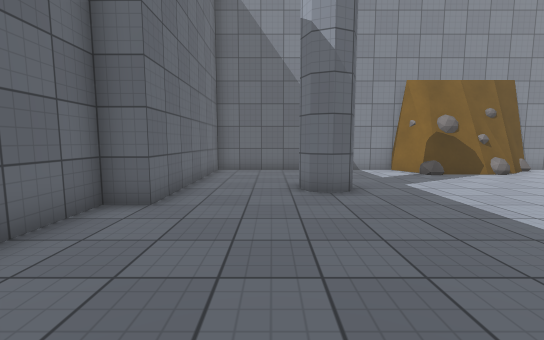
view 1 (above)

16 first-person views from a walk through a Unity game level. The camera is 1.3 m above the floor, tilts 6° down and sees 90° across. The floor is counted in squares, 1 m on a side. Each view is taken from the middle of a square. On the plan, view 1 faces up. The plan holds only what a view shows up to about 13 squares ahead; the rest is blank. The place goes on beyond the plan. Surface patterns are stand-ins for the level's own textures.

view 2
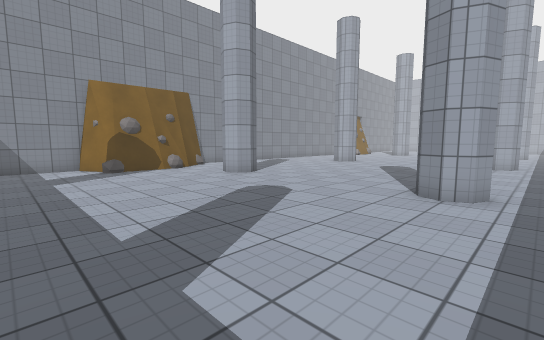

view 3
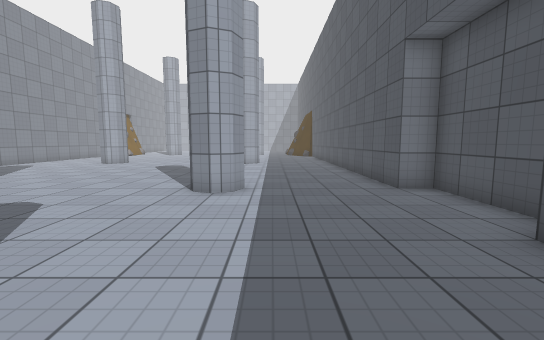

view 4
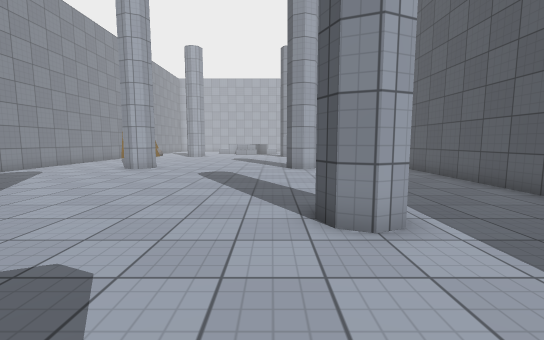

view 5
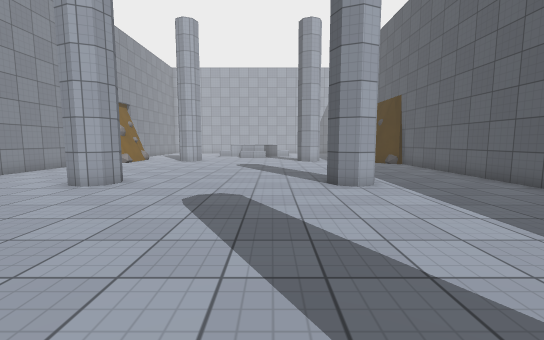

view 6
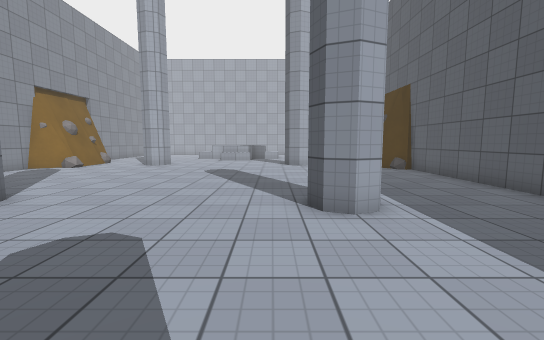

view 7
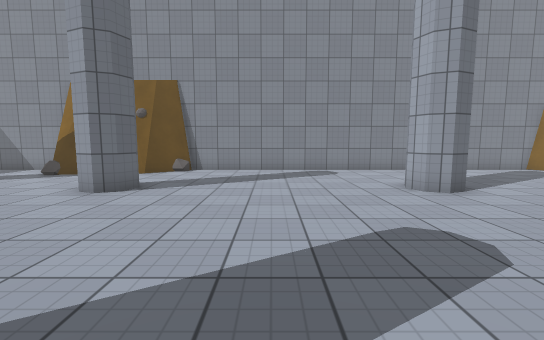

view 8
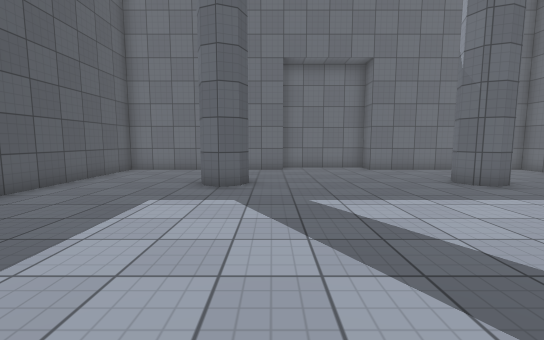

view 9
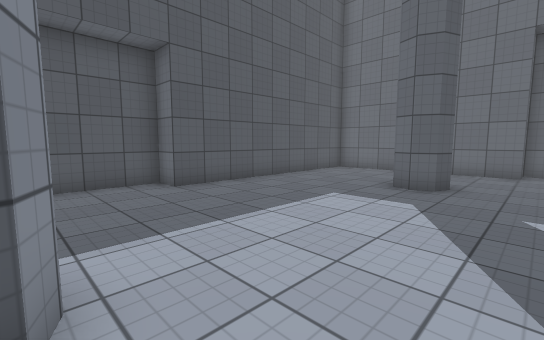

view 10
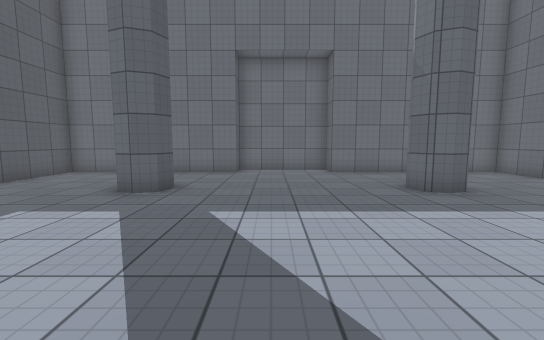

view 11
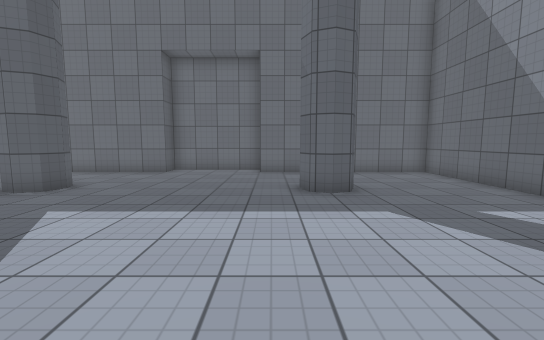

view 12
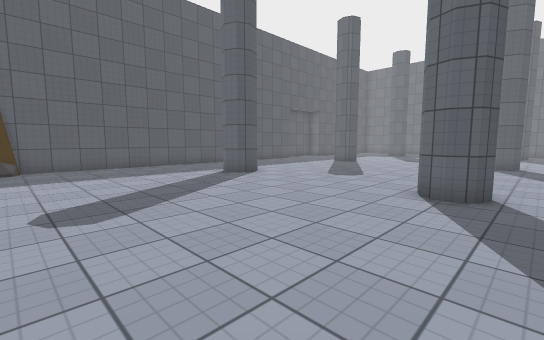

view 13
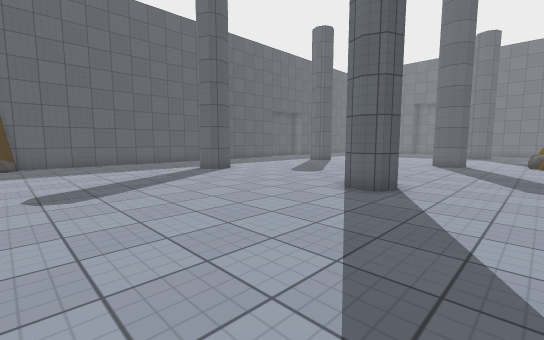

view 14
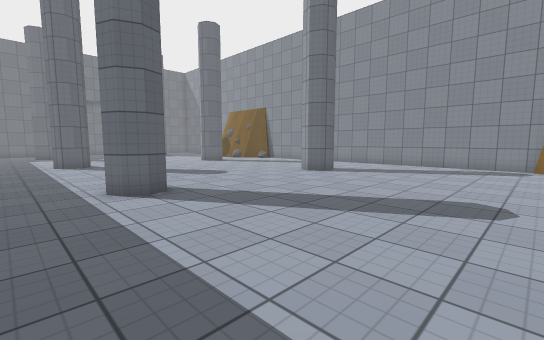

view 15
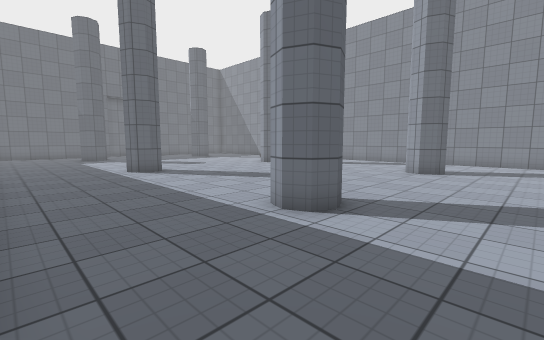

view 16
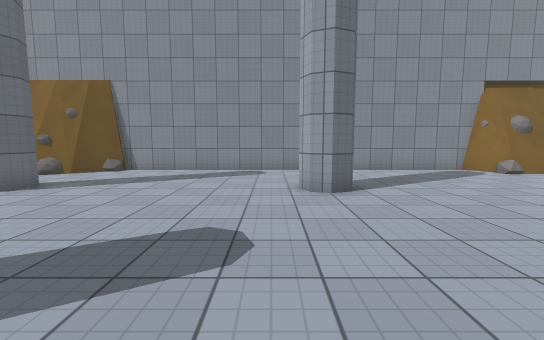

### Floor plan
Points are (right, up) in squares from view 1. A wall is a line through its corners. A room is listed if a view was taken in it or the views show most of it. See-through windows are left out.
Room 1 (views 1, 2, 3, 4, 5, 6, 7, 8, 9, 10, 11, 12, 13, 14, 15, 16)
walls: (11, 0.2) (11.3, -0.5) (11, -1) (10.5, -1.2) (10, -1) (9.7, -0.5) (10, 0.1) (10.5, 0.3); (10.5, 8.3) (11, 8.1) (11.3, 7.5) (11, 7) (10.5, 6.8) (10, 7) (9.8, 7.5) (10, 8); (19, 0) (19.5, 0.3) (20, 0.1) (20.3, -0.5) (20, -1) (19.5, -1.2) (19, -1) (18.8, -0.5) (19, 0); (8.8, 11.1) (6.2, 11.1); (9.6, 11.4) (8.4, 11); (19.4, 8.3) (20, 8.1) (20.2, 7.5) (20, 7) (19.5, 6.8) (19, 7) (18.8, 7.5) (19, 8.1); (11.4, 12.2) (10.9, 12.3) (9.9, 11.5) (9.2, 11.5) (8.4, 11.3) (6.2, 11.3); (11.2, 12.3) (9.9, 11.2) (9.3, 11.2); (6.4, 10.6) (5.5, 12.3); (5.8, 12.5) (-2.5, 12.5) (-2.5, 5.5) (-3.5, 5.5) (-3.5, 4.9); (0.9, 0) (1.5, 0.3) (2, 0.1) (2.2, -0.5) (2, -1) (1.4, -1.3); (1.4, 8.3) (2, 8.1) (2.3, 7.5) (2, 7) (1.5, 6.8) (1, 7) (0.7, 7.6); (-3.5, 2.1) (-3.5, 1.5) (-2.5, 1.5) (-2.5, -5.5) (6.5, -5.5) (6.5, -6.5) (10.5, -6.5) (10.5, -5.5) (26.9, -5.5); (26.5, -5.3) (27.1, -5.3); (26.6, -5.4) (27.1, -5); (27.5, 11.4) (26.8, 12.6); (27.1, 12.5) (11, 12.5)
low walls: (9.1, 10.8) (6.3, 10.8); (8.5, 10.6) (6.4, 10.6); (9.7, 11.2) (8.3, 10.8); (11.3, 12) (11, 11.7); (6.3, 10.5) (6, 10.8); (26.5, -5.1) (26.9, -4.8)

Positions as (right, up) in squares from view 1, and headings:
1: (0, 0), facing up
2: (3, -2), facing up-right
3: (3, -2), facing right
4: (6, 1), facing right
5: (11, 2), facing right
6: (14, 1), facing right
7: (15, 0), facing up
8: (10, 1), facing left
9: (10, 2), facing down-left
10: (9, 3), facing left
11: (9, 6), facing left
12: (27, 9), facing down-left
13: (27, 11), facing down-left
14: (27, -3), facing up-left
15: (23, -5), facing up-left
16: (18, 0), facing up
